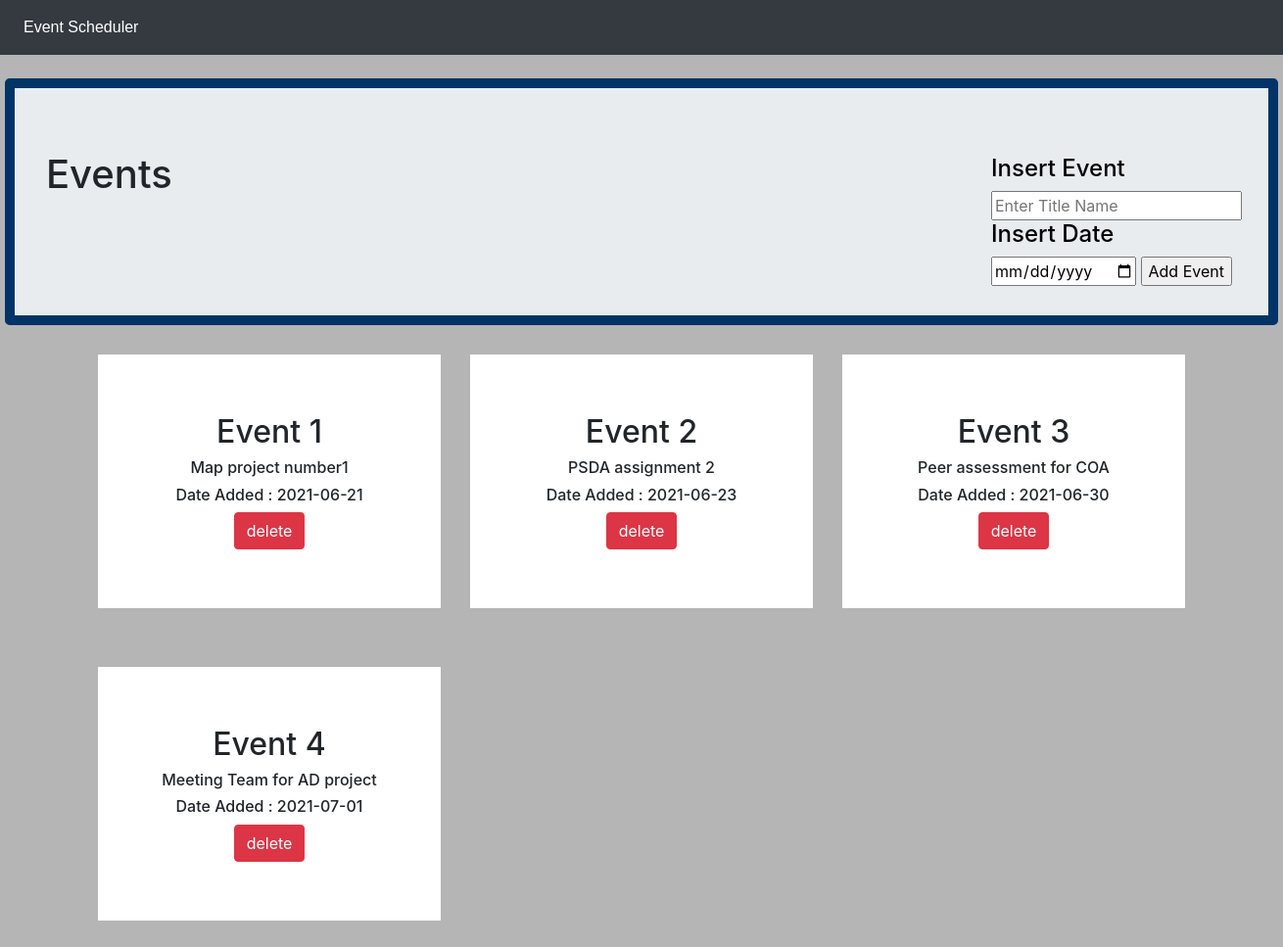
Screenshot of /events.php with the database file from the repository.
### tables this page shows
CREATE TABLE `tasks` (
  `id` int(11) NOT NULL,
  `description` varchar(255) NOT NULL,
  `dateAdded` date NOT NULL
);

### events.php (the view, shortened to what this page needs)
<!DOCTYPE html>
<html lang="en">
<head>
    <link rel="stylesheet" href="https://maxcdn.bootstrapcdn.com/bootstrap/4.3.1/css/bootstrap.min.css">
    <link rel="stylesheet" href="https://use.fontawesome.com/releases/v5.6.3/css/all.css">
    <link rel="stylesheet" href="./style.css" />
</head>
<body>
    <?php
    $con = new mysqli("68.183.238.47", "root", "Web.Tech123", "dev_profile");
    $result = $con->query("SELECT * FROM tasks")
        or die(mysqli_error($con));
    ?>
    <nav class="navbar navbar-expand-sm bg-dark navbar-dark">
        <ul class="navbar-nav">
            <li class="nav-item active">
                <a class="nav-link" href="#">Event Scheduler</a>
            </li>
        </ul>
    </nav>
    <br>
    <div class="jumbotron">
        <h1>Events</h1>
        <br>
        <br>
        <div class=" fa-pull-right">
            <form action="eventService.php" method="post">
                <h4>Insert Event</h4>
                <input type="text" placeholder="Enter Title Name" name="description" id="input-wrapper-title-sized">
                <h4>Insert Date </h4>
                <input type="date" placeholder="Enter Title Name" name="dateAdded" id="input-wrapper-title-sized">
                <input type="submit" value="Add Event" name="add" id="input-wrapper-submit">
            </form>
        </div>
    </div>
    <div class="container">
        <div class="row">
            <?php while ($row = $result->fetch_assoc()) :  ?>
                <div class="col-lg-4 col-md-4 col-sm-4 col-xs-12">
                    <div class="box-part text-center">
                        <h2>Event <?php echo $row['id'] ?></h2>
                        <h6><?php echo $row['description'] ?></h6>
                        <h6>Date Added : <?php echo $row['dateAdded'] ?></h6>
                        <a href="eventService.php?delete=<?php echo $row['id'] ?>" class="btn btn-danger">delete</a>
                    </div>
                </div>
            <?php endwhile; ?>
        </div>
    </div>
</body>
</html>

### style.css (style rules this page uses)
.jumbotron { border: 10px solid #003366; width: 1300px; margin: 0 auto; }
body { background-color: rgb(182, 181, 181); }
.nav-link { font-family: "Franklin Gothic Medium", "Arial Narrow", Arial, sans-serif; }
.box-part { background: #fff; border-radius: 0; padding: 60px 10px; margin: 30px 0px; }
.fa-pull-right { margin: -100px -5px; color: black; }

### rows the page displays
tasks: id "1", description "Map project number1", dateAdded "2021-06-21"
tasks: id "2", description "PSDA assignment 2", dateAdded "2021-06-23"
tasks: id "3", description "Peer assessment for COA", dateAdded "2021-06-30"
tasks: id "4", description "Meeting Team for AD project", dateAdded "2021-07-01"
